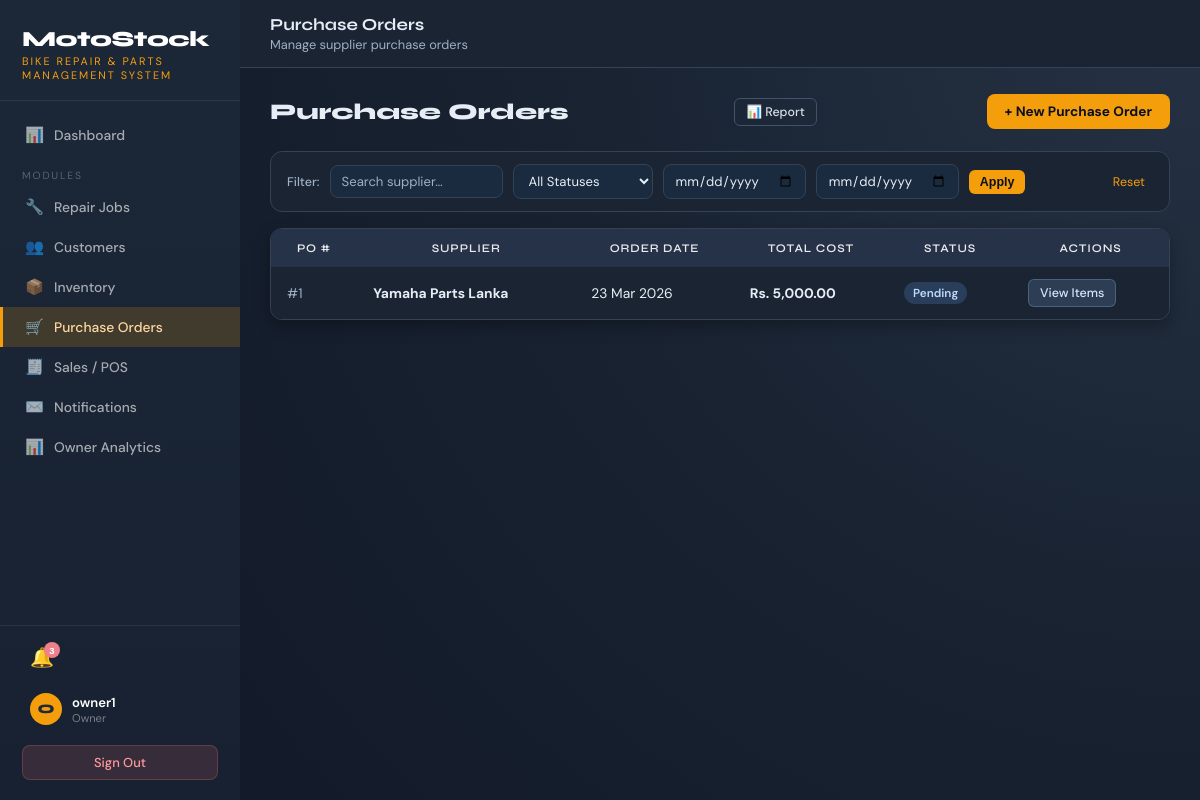
Page /pages/purchase/list.php (signed in) on the committed database.
### tables this page shows
CREATE TABLE IF NOT EXISTS `purchaseorder` (
  `poID` int NOT NULL AUTO_INCREMENT,
  `supplierID` int DEFAULT NULL,
  `orderDate` datetime DEFAULT CURRENT_TIMESTAMP,
  `totalCost` decimal(10,2) DEFAULT NULL,
  `status` enum('Pending','Received','Partial') DEFAULT 'Pending',
  PRIMARY KEY (`poID`),
  KEY `supplierID` (`supplierID`)
);

CREATE TABLE IF NOT EXISTS `supplier` (
  `supplierID` int NOT NULL AUTO_INCREMENT,
  `supplierName` varchar(100) NOT NULL,
  `contact` varchar(20) DEFAULT NULL,
  `address` varchar(200) DEFAULT NULL,
  PRIMARY KEY (`supplierID`)
);

### pages/purchase/list.php (the view, shortened to what this page needs)
<?php
require_once '../../includes/config.php';
$search       = trim($_GET['search']   ?? '');
$dateFrom     = trim($_GET['date_from'] ?? '');
$dateTo       = trim($_GET['date_to']   ?? '');
$where = [];
$whereSql = $where ? ('WHERE ' . implode(' AND ', $where)) : '';
?>
<!DOCTYPE html>
<html lang="en">
<head>
  <link rel="stylesheet" href="../../assets/css/styles.css">
</head>
<body>
<?php require_once '../../includes/sidebar.php'; ?>
<div class="main-wrap">
  <div class="topbar">
    <div>
      <div class="topbar-title">Purchase Orders</div>
      <div class="topbar-breadcrumb">Manage supplier purchase orders</div>
    </div>
  </div>
  <div class="main-content">
    <div class="page-header">
      <div class="page-title">Purchase Orders</div>
      <a href="../../pages/reports/purchase.php" class="btn btn-sm btn-outline" style="margin-right:4px;">📊 Report</a>
      <a href="create.php" class="btn btn-amber">+ New Purchase Order</a>
    </div>
    <form method="GET" action="list.php" class="filter-bar" id="poListFilters">
      <span class="filter-label">Filter:</span>
      <input type="text" name="search" class="filter-input" placeholder="Search supplier…" value="<?= htmlspecialchars($search) ?>">
      <select name="status_filter" class="filter-select">
        <option value="">All Statuses</option>
      </select>
      <input type="date" name="date_from" class="filter-input" style="min-width:130px;" value="<?= htmlspecialchars($dateFrom) ?>" title="From date">
      <input type="date" name="date_to"   class="filter-input" style="min-width:130px;" value="<?= htmlspecialchars($dateTo) ?>"   title="To date">
      <button type="submit" class="btn btn-sm btn-amber">Apply</button>
      <a href="list.php" class="filter-reset">Reset</a>
    </form>
    <div class="table-wrap">
      <table class="table">
        <thead>
          <tr>
            <th>PO #</th>
            <th>Supplier</th>
            <th>Order Date</th>
            <th>Total Cost</th>
            <th>Status</th>
            <th>Actions</th>
          </tr>
        </thead>
        <tbody>
        <?php
        $result = $conn->query("
            SELECT po.*, s.supplierName
            FROM PurchaseOrder po
            LEFT JOIN Supplier s ON po.supplierID = s.supplierID
            $whereSql
            ORDER BY po.poID DESC
        ");
        while ($row = $result->fetch_assoc()):
        ?>
        <tr>
          <td style="color:var(--muted)">#<?= $row['poID'] ?></td>
          <td><strong><?= htmlspecialchars($row['supplierName'] ?? 'Unknown') ?></strong></td>
          <td><?= date('d M Y', strtotime($row['orderDate'])) ?></td>
          <td><strong>Rs. <?= number_format($row['totalCost'], 2) ?></strong></td>
          <td><span class="badge badge-info"><?= htmlspecialchars($row['status']) ?></span></td>
          <td>
            <a href="view.php?poID=<?= $row['poID'] ?>" class="btn btn-sm btn-warning">View Items</a>
          </td>
        </tr>
        <?php endwhile; ?>
        </tbody>
      </table>
    </div>
  </div>
</div>
</body>
</html>

### assets/css/styles.css (style rules this page uses)
:root { --navy: #1f2937; --navy-mid: #273447; --navy-lite: #334155; --amber: #f59e0b; --amber-dk: #d97706; --red: #f07f8d; --green: #f6ad55; --blue: #7ea7d8; --bg: #111827; --surface: #1a2433; --border: #344255; --text: #e6edf5; --muted: #9fb0c4; --sidebar-w: 240px; --radius: 12px; --shadow: 0 14px 34px rgba(0,0,0,.35); --shadow-sm: 0 6px 16px rgba(0,0,0,.28); }
*, *::before, *::after { box-sizing: border-box; margin: 0; padding: 0; }
body { font-family: 'DM Sans', sans-serif; background: radial-gradient(circle at top right, #263244 0%, #182231 45%, #111827 100%); color: var(--text); min-height: 100vh; display: flex; }
.main-wrap { margin-left: var(--sidebar-w); flex: 1; min-height: 100vh; display: flex; flex-direction: column; }
.topbar { background: var(--surface); border-bottom: 1px solid var(--border); padding: 14px 30px; display: flex; align-items: center; justify-content: space-between; position: sticky; top: 0; z-index: 50; }
.topbar-title { font-family: 'Syne', sans-serif; font-weight: 700; font-size: 1.05rem; color: var(--text); }
.topbar-breadcrumb { font-size: .8rem; color: var(--muted); margin-top: 1px; }
.main-content { padding: 26px 30px; flex: 1; }
.page-header { display: flex; align-items: center; justify-content: space-between; margin-bottom: 22px; flex-wrap: wrap; gap: 12px; }
.page-title { font-family: 'Syne', sans-serif; font-size: 1.4rem; font-weight: 800; color: var(--text); }
.table-wrap { border-radius: var(--radius); overflow: hidden; box-shadow: var(--shadow-sm); border: 1px solid var(--border); }
table.table { width: 100%; border-collapse: collapse; background: var(--surface); }
table.table thead th { background: #253247; color: rgba(255,255,255,.9); font-family: 'Syne', sans-serif; font-size: .73rem; font-weight: 600; letter-spacing: .9px; text-transform: uppercase; padding: 12px 16px; white-space: nowrap; }
table.table tbody tr { border-bottom: 1px solid var(--border); transition: background .14s; }
table.table tbody tr:last-child { border-bottom: none; }
table.table tbody td { padding: 12px 16px; font-size: .865rem; color: var(--text); }
.badge { display: inline-flex; align-items: center; padding: 3px 9px; border-radius: 20px; font-size: .73rem; font-weight: 600; }
.badge-info { background: rgba(96,165,250,.2); color: #bfdaff; }
.btn { display: inline-flex; align-items: center; gap: 6px; padding: 9px 18px; border-radius: 8px; font-size: .85rem; font-weight: 500; text-decoration: none; cursor: pointer; border: none; transition: opacity .15s, transform .14s; white-space: nowrap; }
.btn-amber { background: var(--amber); color: #0b1020; font-weight: 700; }
.btn-outline { background: transparent; border: 1.5px solid #41536b; color: #d4deea; }
.btn-warning { background: rgba(126,167,216,.2); color: #d8e6fa; border: 1px solid rgba(126,167,216,.35); }
.btn-sm { padding: 5px 11px; font-size: .78rem; border-radius: 6px; }
.filter-bar { display: flex; align-items: center; gap: 10px; flex-wrap: wrap; margin-bottom: 16px; padding: 12px 16px; background: var(--surface); border: 1px solid var(--border); border-radius: var(--radius); }
.filter-bar .filter-input, .filter-bar .filter-select { padding: 7px 11px; background: #1a2a3f; border: 1.5px solid var(--border); border-radius: 8px; color: var(--text); font-family: 'DM Sans', sans-serif; font-size: .82rem; outline: none; transition: border-color .17s; min-width: 140px; }
.filter-bar .filter-input::placeholder { color: var(--muted); }
.filter-bar .filter-select option { background: #1a2a3f; }
.filter-label { font-size: .78rem; color: var(--muted); font-weight: 500; white-space: nowrap; }
.filter-reset { margin-left: auto; font-size: .78rem; color: var(--amber); cursor: pointer; text-decoration: none; background: none; border: none; padding: 5px 8px; border-radius: 6px; transition: background .15s; }

### rows in the picture
purchaseorder: poID "1", supplierID.supplierName "Yamaha Parts Lanka", orderDate "23 Mar 2026", totalCost "5,000.00", status "Pending"

### other values in the picture
$p['icon'] "📊"
$p['label'] "Dashboard"
$p['icon'] "🔧"
$p['label'] "Repair Jobs"
$p['icon'] "👥"
$p['label'] "Customers"
$p['icon'] "📦"
$p['label'] "Inventory"
$p['icon'] "🛒"
$p['label'] "Purchase Orders"
$p['icon'] "🧾"
$p['label'] "Sales / POS"
$p['icon'] "✉️"
$p['label'] "Notifications"
$p['label'] "Owner Analytics"
